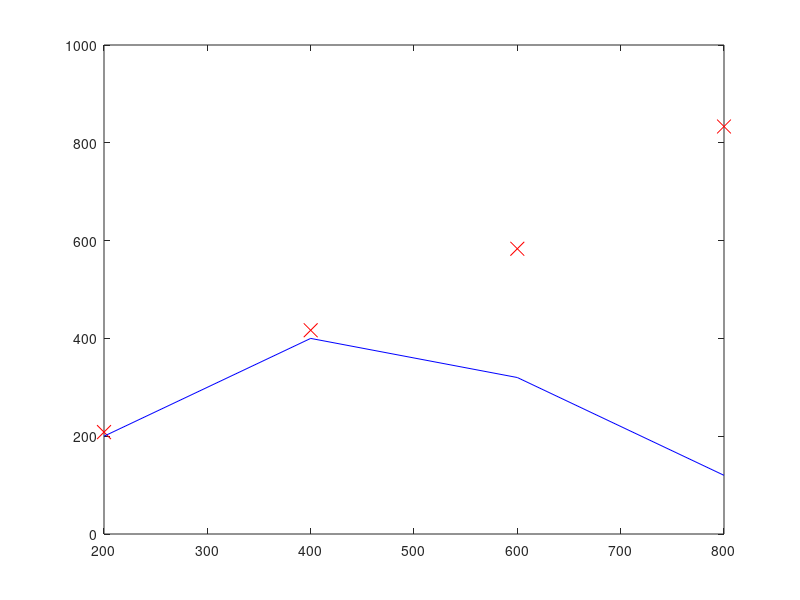

Source code (MATLAB): (Note: this script raises an error after producing the figure.)
output = [208.333 416.667 583.333 833.333];
input = [200 400 600 800];
p_aliasing = [199.997 399.995 319.996 119.998];
a = 459.9940066;


plot(input, output,'xr','Markersize',10);
hold on;
plot(input, p_aliasing,'-b');
hold on;
xline(a,'--');

xlabel('Input Freq (Hz)');
ylabel('Measured Freq (Hz)');